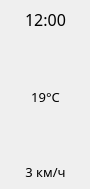
             <widget class="QWidget" name="widgetLittle3" native="true">
              <property name="minimumSize">
               <size>
                <width>90</width>
                <height>189</height>
               </size>
              </property>
              <property name="maximumSize">
               <size>
                <width>90</width>
                <height>189</height>
               </size>
              </property>
              <property name="styleSheet">
               <string notr="true"/>
              </property>
              <widget class="QWidget" name="layoutWidget">
               <property name="geometry">
                <rect>
                 <x>0</x>
                 <y>0</y>
                 <width>91</width>
                 <height>191</height>
                </rect>
               </property>
               <layout class="QVBoxLayout" name="verticalLayout_18">
                <property name="spacing">
                 <number>0</number>
                </property>
                <property name="sizeConstraint">
                 <enum>QLayout::SetDefaultConstraint</enum>
                </property>
                <item>
                 <layout class="QHBoxLayout" name="horizontalLayout_56">
                  <property name="spacing">
                   <number>0</number>
                  </property>
                  <property name="sizeConstraint">
                   <enum>QLayout::SetFixedSize</enum>
                  </property>
                  <item>
                   <spacer name="horizontalSpacer_24">
                    <property name="orientation">
                     <enum>Qt::Horizontal</enum>
                    </property>
                    <property name="sizeHint" stdset="0">
                     <size>
                      <width>40</width>
                      <height>20</height>
                     </size>
                    </property>
                   </spacer>
                  </item>
                  <item>
                   <widget class="QLabel" name="todayForecastTime3">
                    <property name="minimumSize">
                     <size>
                      <width>0</width>
                      <height>0</height>
                     </size>
                    </property>
                    <property name="maximumSize">
                     <size>
                      <width>70</width>
                      <height>16777215</height>
                     </size>
                    </property>
                    <property name="font">
                     <font>
                      <family>Segoe UI Semilight</family>
                      <pointsize>12</pointsize>
                      <bold>false</bold>
                     </font>
                    </property>
                    <property name="text">
                     <string>12:00</string>
                    </property>
                    <property name="alignment">
                     <set>Qt::AlignCenter</set>
                    </property>
                   </widget>
                  </item>
                  <item>
                   <spacer name="horizontalSpacer_25">
                    <property name="orientation">
                     <enum>Qt::Horizontal</enum>
                    </property>
                    <property name="sizeHint" stdset="0">
                     <size>
                      <width>40</width>
                      <height>20</height>
                     </size>
                    </property>
                   </spacer>
                  </item>
                 </layout>
                </item>
                <item>
                 <layout class="QHBoxLayout" name="horizontalLayout_57">
                  <property name="spacing">
                   <number>0</number>
                  </property>
                  <property name="sizeConstraint">
                   <enum>QLayout::SetFixedSize</enum>
                  </property>
                  <item>
                   <spacer name="horizontalSpacer_106">
                    <property name="orientation">
                     <enum>Qt::Horizontal</enum>
                    </property>
                    <property name="sizeHint" stdset="0">
                     <size>
                      <width>40</width>
                      <height>20</height>
                     </size>
                    </property>
                   </spacer>
                  </item>
                  <item>
                   <widget class="QLabel" name="todayForecastImg3">
                    <property name="minimumSize">
                     <size>
                      <width>40</width>
                      <height>40</height>
                     </size>
                    </property>
                    <property name="maximumSize">
                     <size>
                      <width>40</width>
                      <height>40</height>
                     </size>
                    </property>
                    <property name="text">
                     <string/>
                    </property>
                    <property name="pixmap">
                     <pixmap>:/resources/images/main/snow.png</pixmap>
                    </property>
                    <property name="alignment">
                     <set>Qt::AlignCenter</set>
                    </property>
                   </widget>
                  </item>
                  <item>
                   <spacer name="horizontalSpacer_107">
                    <property name="orientation">
                     <enum>Qt::Horizontal</enum>
                    </property>
                    <property name="sizeHint" stdset="0">
                     <size>
                      <width>40</width>
                      <height>20</height>
                     </size>
                    </property>
                   </spacer>
                  </item>
                 </layout>
                </item>
                <item>
                 <layout class="QHBoxLayout" name="horizontalLayout_58">
                  <property name="spacing">
                   <number>0</number>
                  </property>
                  <property name="sizeConstraint">
                   <enum>QLayout::SetFixedSize</enum>
                  </property>
                  <item>
                   <spacer name="horizontalSpacer_108">
                    <property name="orientation">
                     <enum>Qt::Horizontal</enum>
                    </property>
                    <property name="sizeHint" stdset="0">
                     <size>
                      <width>40</width>
                      <height>20</height>
                     </size>
                    </property>
                   </spacer>
                  </item>
                  <item>
                   <widget class="QLabel" name="todayForecastTemp3">
                    <property name="minimumSize">
                     <size>
                      <width>0</width>
                      <height>0</height>
                     </size>
                    </property>
                    <property name="maximumSize">
                     <size>
                      <width>50</width>
                      <height>16777215</height>
                     </size>
                    </property>
                    <property name="font">
                     <font>
                      <family>Segoe UI Light</family>
                      <pointsize>10</pointsize>
                      <bold>false</bold>
                     </font>
                    </property>
                    <property name="text">
                     <string>19°C</string>
                    </property>
                    <property name="alignment">
                     <set>Qt::AlignCenter</set>
                    </property>
                   </widget>
                  </item>
                  <item>
                   <spacer name="horizontalSpacer_109">
                    <property name="orientation">
                     <enum>Qt::Horizontal</enum>
                    </property>
                    <property name="sizeHint" stdset="0">
                     <size>
                      <width>40</width>
                      <height>20</height>
                     </size>
                    </property>
                   </spacer>
                  </item>
                 </layout>
                </item>
                <item>
                 <layout class="QHBoxLayout" name="horizontalLayout_59">
                  <property name="spacing">
                   <number>0</number>
                  </property>
                  <property name="sizeConstraint">
                   <enum>QLayout::SetFixedSize</enum>
                  </property>
                  <item>
                   <spacer name="horizontalSpacer_110">
                    <property name="orientation">
                     <enum>Qt::Horizontal</enum>
                    </property>
                    <property name="sizeHint" stdset="0">
                     <size>
                      <width>40</width>
                      <height>20</height>
                     </size>
                    </property>
                   </spacer>
                  </item>
                  <item>
                   <widget class="QLabel" name="todayForecastWind3">
                    <property name="minimumSize">
                     <size>
                      <width>40</width>
                      <height>30</height>
                     </size>
                    </property>
                    <property name="maximumSize">
                     <size>
                      <width>40</width>
                      <height>40</height>
                     </size>
                    </property>
                    <property name="text">
                     <string/>
                    </property>
                    <property name="pixmap">
                     <pixmap resource="resources.qrc">:/resources/images/navigation.png</pixmap>
                    </property>
                    <property name="scaledContents">
                     <bool>false</bool>
                    </property>
                    <property name="alignment">
                     <set>Qt::AlignCenter</set>
                    </property>
                   </widget>
                  </item>
                  <item>
                   <spacer name="horizontalSpacer_111">
                    <property name="orientation">
                     <enum>Qt::Horizontal</enum>
                    </property>
                    <property name="sizeHint" stdset="0">
                     <size>
                      <width>40</width>
                      <height>20</height>
                     </size>
                    </property>
                   </spacer>
                  </item>
                 </layout>
                </item>
                <item>
                 <layout class="QHBoxLayout" name="horizontalLayout_60">
                  <property name="spacing">
                   <number>0</number>
                  </property>
                  <property name="sizeConstraint">
                   <enum>QLayout::SetFixedSize</enum>
                  </property>
                  <item>
                   <spacer name="horizontalSpacer_112">
                    <property name="orientation">
                     <enum>Qt::Horizontal</enum>
                    </property>
                    <property name="sizeHint" stdset="0">
                     <size>
                      <width>40</width>
                      <height>20</height>
                     </size>
                    </property>
                   </spacer>
                  </item>
                  <item>
                   <widget class="QLabel" name="todayForecastWindSpeed3">
                    <property name="minimumSize">
                     <size>
                      <width>0</width>
                      <height>0</height>
                     </size>
                    </property>
                    <property name="maximumSize">
                     <size>
                      <width>60</width>
                      <height>16777215</height>
                     </size>
                    </property>
                    <property name="font">
                     <font>
                      <family>Segoe UI Light</family>
                      <pointsize>10</pointsize>
                      <bold>false</bold>
                     </font>
                    </property>
                    <property name="text">
                     <string>3 км/ч</string>
                    </property>
                    <property name="alignment">
                     <set>Qt::AlignCenter</set>
                    </property>
                   </widget>
                  </item>
                  <item>
                   <spacer name="horizontalSpacer_113">
                    <property name="orientation">
                     <enum>Qt::Horizontal</enum>
                    </property>
                    <property name="sizeHint" stdset="0">
                     <size>
                      <width>40</width>
                      <height>20</height>
                     </size>
                    </property>
                   </spacer>
                  </item>
                 </layout>
                </item>
               </layout>
              </widget>
             </widget>
